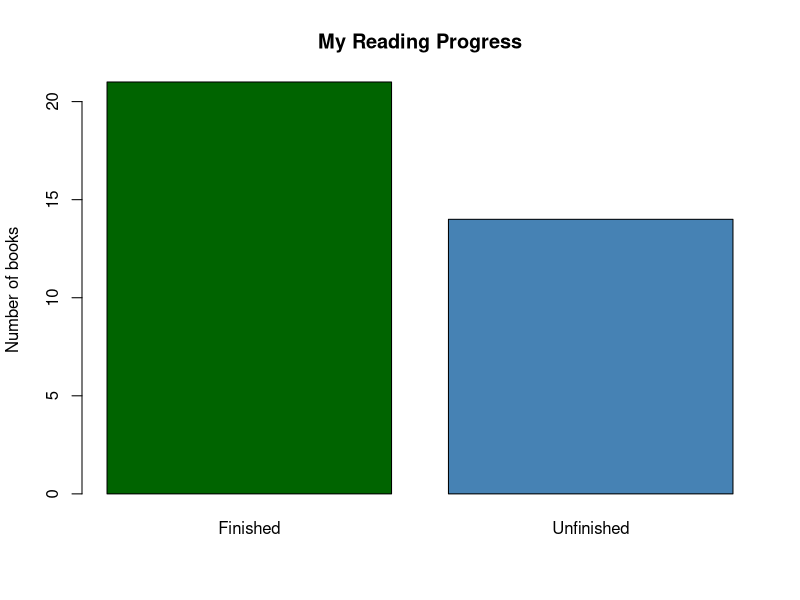
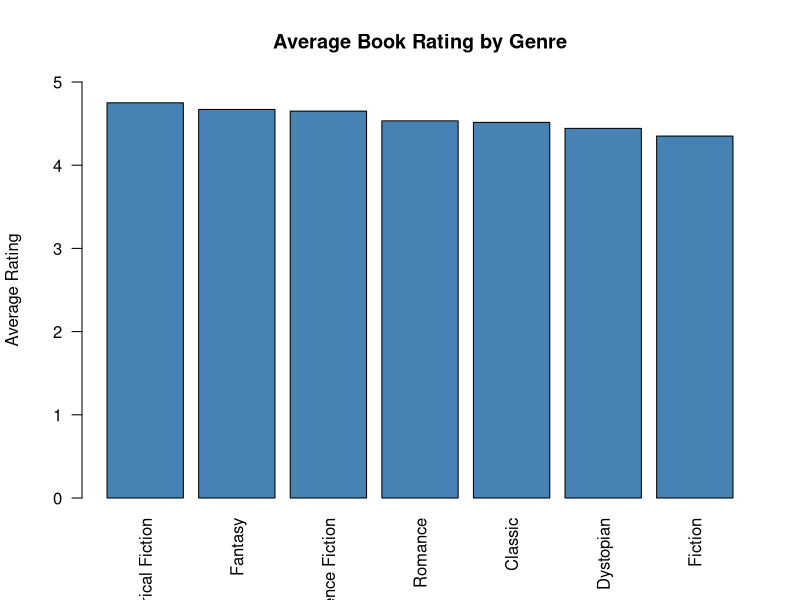

Write the R code that produced these figures, in order.

# My first R program
print("Welcome to BookShelf!")
#This loads my csv file, the empty cells will be read as NA
books <- read.csv("books.csv", na.strings = c("", "NA"))
print(books)
#I want to check for missing authors and count them
check_missing <- function(column) {
  missing_values <- is.na(column) | trimws(column) == ""
  return(missing_values)
}
missing_author <- sum(check_missing(books$author))
print(missing_author)
#The categories will be checked for missing info instead of each column
for (column_name in names (books)){
  missing_count <- sum(check_missing(books[[column_name]]), na.rm = TRUE)  
  cat("Missing", column_name, ":", missing_count, "\n")
}

 # this is what the library I am making is all about
 #a clean library that is in here without changing the original one. 
 cleaned_books <- books
 # Standardize book titles
cleaned_books$title <- tools::toTitleCase(trimws(cleaned_books$title))
cleaned_books$title <- gsub("  +"," ",cleaned_books$title)
cleaned_books$title_key <- tolower(cleaned_books$title)

#The codes about removing extra space, and moving it to a regular one
cleaned_books$author <- trimws(cleaned_books$author)
cleaned_books$author <- gsub("  +"," ",cleaned_books$author)

cleaned_books$author_key <- tolower(cleaned_books$author)


# This section finds the duplicate books counts them and deletes them from the main count
#without changing the actual csv author file
 duplicate_books <- duplicated(cleaned_books [c("title_key","author_key")])
 duplicate_count <- sum(duplicate_books)
 cat("Duplicate Books", duplicate_count,"\n")
 cleaned_books <- cleaned_books[!duplicate_books, ]
 cat("Books remaining:", nrow(cleaned_books), "\n")

 
 # This sections purpose is to find pages that are incorrect, or not fully a number
 #count invalid pagesand replace it with NA
 invalid_pages <- cleaned_books$pages <= 0| cleaned_books$pages %% 1 != 0
 invalid_page_count <-sum(invalid_pages,na.rm = TRUE)
 cat("Invalid page amount:",invalid_page_count,"\n")
 cleaned_books$pages[which(invalid_pages)] <- NA
 # Identify invalid ratings
 #we want to figure out if the ratings in my csv are correctly 
 #written from 0-5
 invalid_ratings <- cleaned_books$rating < 0 | cleaned_books$rating > 5
 invalid_rating_count <- sum(invalid_ratings, na.rm=TRUE)
 cat("Invalid ratings:",invalid_rating_count,"\n")
 #now were replacing the invalid ratings with NA
 cleaned_books$rating[which(invalid_ratings)] <- NA

 #We made two columns that helped detect duplicates regardless of 
 #if they were captilized these will remove that by using Null
 cleaned_books$title_key <-NULL
 cleaned_books$author_key <-NULL 




 print(cleaned_books)
 # The finished book gives a true statement and not finished is false, I want to see how many are finished 
 #and the total pages
 cat('\n-- BookShelf Library Report---\n')
 total_books <- nrow(cleaned_books)
 average_rating <-mean(cleaned_books$rating,na.rm = TRUE)
 total_pages <-sum(cleaned_books$pages, na.rm=TRUE)
 finished_books <- sum(cleaned_books$finished ==TRUE,na.rm =TRUE)
 unfinished_books <-sum(cleaned_books$finished == FALSE,na.rm =TRUE)
 

#Now I want to order them in order of genre rating
average_genre_rating <- aggregate(
  rating ~ genre,
  data=cleaned_books,
  FUN = mean,
  na.rm=TRUE
)
average_genre_rating <- average_genre_rating [
  order(-average_genre_rating$rating),
]
cat("Average rating by genre:\n")
print(average_genre_rating)
#I want to know what percentage of books I finished.
 known_status <- finished_books + unfinished_books
completion_percentage <- if (known_status > 0) {
  round((finished_books / known_status) * 100, 1)
}  else {
  NA_real_
}
 cat("Completion percentage:", completion_percentage, "%\n")

#Wondering what my longest and shortest books are 
longest_pages <- max(cleaned_books$pages,na.rm=TRUE)
shortest_pages <- min(cleaned_books$pages,na.rm=TRUE)
longest_book<-cleaned_books [
  !is.na(cleaned_books$pages) &
  cleaned_books$pages ==longest_pages,
]
shortest_book<-cleaned_books [
  !is.na(cleaned_books$pages) &
  cleaned_books$pages == shortest_pages,
]
cat("Shortest Book: \n")
print(shortest_book[c("title", "pages")])
cat("Longest Book : \n")
print(longest_book[c("title", "pages")])
#were making a bar graph ,which is crazy in code
reading_counts <- c(finished_books, unfinished_books)
png("reading_progress.png", width=900,height=600)
barplot(
  reading_counts,
  names.arg=c("Finished", "Unfinished"),
  col=c("darkgreen","steelblue"),
  main="My Reading Progress",
  ylab= "Number of books"
)
dev.off()

#I want to see a graph comparing genre ratings. 
png("genre_ratings.png", width=930,height=600)
barplot(
  height =average_genre_rating$rating,
  names.arg =average_genre_rating$genre,
  col="steelblue",
  main="Average Book Rating by Genre",
  ylab="Average Rating",
  ylim =c(0,5),
  las =2
)
dev.off()

#A Second CSV file to keep my ratings in
write.csv(
  average_genre_rating,
  "genre_statistics.csv",
  row.names= FALSE
)
cat("Genre statistics are now saved!")

#Now that I know how to make a csv file I want one for my new info 
#making a new csv clean books file. 
write.csv(
  cleaned_books,
  "cleaned_books.csv",
  row.names= FALSE
)
cat("All the Books with accurate info")
